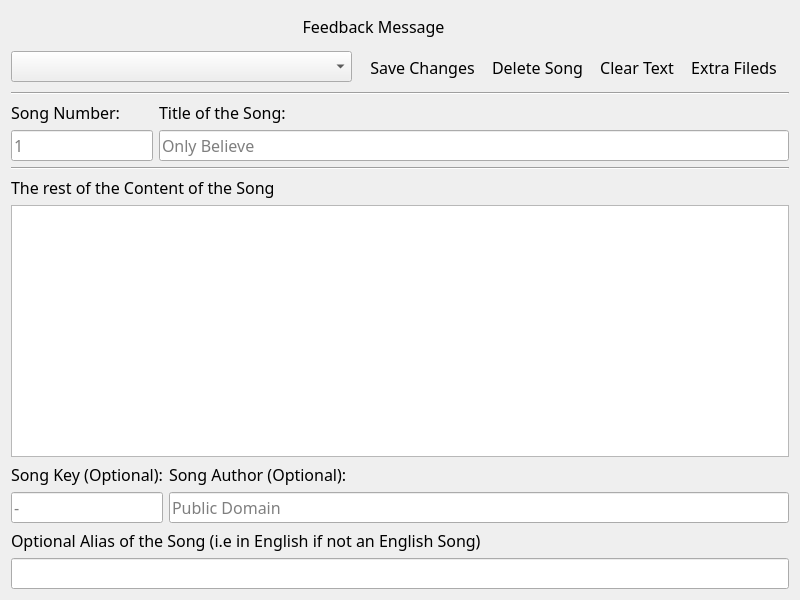
<?xml version="1.0" encoding="UTF-8"?>
<ui version="4.0">
 <class>AppEditor</class>
 <widget class="QDialog" name="AppEditor">
  <property name="geometry">
   <rect>
    <x>0</x>
    <y>0</y>
    <width>800</width>
    <height>600</height>
   </rect>
  </property>
  <property name="font">
   <font>
    <family>Trebuchet MS</family>
    <pointsize>12</pointsize>
   </font>
  </property>
  <property name="windowTitle">
   <string>Song Editor</string>
  </property>
  <property name="windowIcon">
   <iconset resource="icons/icons.qrc">
    <normaloff>:/icons/app_icon</normaloff>:/icons/app_icon</iconset>
  </property>
  <property name="sizeGripEnabled">
   <bool>false</bool>
  </property>
  <layout class="QVBoxLayout" name="MainLayout">
   <item>
    <layout class="QHBoxLayout" name="CentralWidget">
     <property name="bottomMargin">
      <number>0</number>
     </property>
     <item>
      <layout class="QVBoxLayout" name="MainPanel">
       <item>
        <layout class="QHBoxLayout" name="LayoutFeedback">
         <item>
          <widget class="QLabel" name="LblFeedback">
           <property name="sizePolicy">
            <sizepolicy hsizetype="Expanding" vsizetype="Preferred">
             <horstretch>0</horstretch>
             <verstretch>0</verstretch>
            </sizepolicy>
           </property>
           <property name="text">
            <string>Feedback Message</string>
           </property>
           <property name="alignment">
            <set>Qt::AlignCenter</set>
           </property>
          </widget>
         </item>
         <item>
          <widget class="QPushButton" name="BtnFeedback">
           <property name="sizePolicy">
            <sizepolicy hsizetype="Fixed" vsizetype="Fixed">
             <horstretch>0</horstretch>
             <verstretch>0</verstretch>
            </sizepolicy>
           </property>
           <property name="text">
            <string/>
           </property>
           <property name="icon">
            <iconset resource="icons/icons.qrc">
             <normaloff>:/icons/close</normaloff>:/icons/close</iconset>
           </property>
           <property name="flat">
            <bool>true</bool>
           </property>
          </widget>
         </item>
        </layout>
       </item>
       <item>
        <layout class="QHBoxLayout" name="horizontalLayout">
         <item>
          <widget class="QComboBox" name="CmbSongbooks"/>
         </item>
         <item>
          <widget class="QToolBar" name="ToolbarEditor">
           <property name="sizePolicy">
            <sizepolicy hsizetype="Preferred" vsizetype="Fixed">
             <horstretch>0</horstretch>
             <verstretch>0</verstretch>
            </sizepolicy>
           </property>
           <property name="windowTitle">
            <string notr="true">toolBar1</string>
           </property>
           <property name="toolButtonStyle">
            <enum>Qt::ToolButtonTextBesideIcon</enum>
           </property>
           <addaction name="actionSave"/>
           <addaction name="actionDelete"/>
           <addaction name="actionClear"/>
           <addaction name="actionExtra"/>
          </widget>
         </item>
        </layout>
       </item>
       <item>
        <widget class="Line" name="line">
         <property name="orientation">
          <enum>Qt::Horizontal</enum>
         </property>
        </widget>
       </item>
       <item>
        <layout class="QHBoxLayout" name="HLayout_2">
         <item>
          <layout class="QVBoxLayout" name="verticalLayout">
           <item>
            <widget class="QLabel" name="LblNumber">
             <property name="font">
              <font>
               <pointsize>12</pointsize>
              </font>
             </property>
             <property name="text">
              <string>Song Number:</string>
             </property>
            </widget>
           </item>
           <item>
            <widget class="QLineEdit" name="TxtNumber">
             <property name="sizePolicy">
              <sizepolicy hsizetype="Minimum" vsizetype="Fixed">
               <horstretch>0</horstretch>
               <verstretch>0</verstretch>
              </sizepolicy>
             </property>
             <property name="minimumSize">
              <size>
               <width>100</width>
               <height>0</height>
              </size>
             </property>
             <property name="inputMethodHints">
              <set>Qt::ImhDigitsOnly</set>
             </property>
             <property name="text">
              <string/>
             </property>
             <property name="placeholderText">
              <string>1</string>
             </property>
            </widget>
           </item>
          </layout>
         </item>
         <item>
          <layout class="QVBoxLayout" name="LayoutTitle">
           <item>
            <widget class="QLabel" name="LblTitle">
             <property name="font">
              <font>
               <pointsize>12</pointsize>
              </font>
             </property>
             <property name="text">
              <string>Title of the Song:</string>
             </property>
            </widget>
           </item>
           <item>
            <widget class="QLineEdit" name="TxtTitle">
             <property name="sizePolicy">
              <sizepolicy hsizetype="Expanding" vsizetype="Fixed">
               <horstretch>0</horstretch>
               <verstretch>0</verstretch>
              </sizepolicy>
             </property>
             <property name="placeholderText">
              <string>Only Believe</string>
             </property>
            </widget>
           </item>
          </layout>
         </item>
        </layout>
       </item>
       <item>
        <widget class="Line" name="line_2">
         <property name="orientation">
          <enum>Qt::Horizontal</enum>
         </property>
        </widget>
       </item>
       <item>
        <widget class="QLabel" name="LblContent">
         <property name="font">
          <font>
           <pointsize>12</pointsize>
          </font>
         </property>
         <property name="text">
          <string>The rest of the Content of the Song</string>
         </property>
        </widget>
       </item>
       <item>
        <widget class="QPlainTextEdit" name="TxtContent">
         <property name="sizePolicy">
          <sizepolicy hsizetype="Expanding" vsizetype="Expanding">
           <horstretch>0</horstretch>
           <verstretch>0</verstretch>
          </sizepolicy>
         </property>
         <property name="verticalScrollBarPolicy">
          <enum>Qt::ScrollBarAsNeeded</enum>
         </property>
         <property name="horizontalScrollBarPolicy">
          <enum>Qt::ScrollBarAlwaysOff</enum>
         </property>
         <property name="plainText">
          <string/>
         </property>
         <property name="placeholderText">
          <string/>
         </property>
        </widget>
       </item>
       <item>
        <layout class="QHBoxLayout" name="HLayout_3">
         <item>
          <layout class="QVBoxLayout" name="LayoutKey">
           <item>
            <widget class="QLabel" name="LblKey">
             <property name="font">
              <font>
               <pointsize>12</pointsize>
              </font>
             </property>
             <property name="text">
              <string>Song Key (Optional):</string>
             </property>
            </widget>
           </item>
           <item>
            <widget class="QLineEdit" name="TxtKey">
             <property name="sizePolicy">
              <sizepolicy hsizetype="Preferred" vsizetype="Fixed">
               <horstretch>0</horstretch>
               <verstretch>0</verstretch>
              </sizepolicy>
             </property>
             <property name="placeholderText">
              <string>-</string>
             </property>
            </widget>
           </item>
          </layout>
         </item>
         <item>
          <layout class="QVBoxLayout" name="LayoutAuthor">
           <item>
            <widget class="QLabel" name="LblAuthor">
             <property name="font">
              <font>
               <pointsize>12</pointsize>
              </font>
             </property>
             <property name="text">
              <string>Song Author (Optional):</string>
             </property>
            </widget>
           </item>
           <item>
            <widget class="QLineEdit" name="TxtAuthor">
             <property name="sizePolicy">
              <sizepolicy hsizetype="Expanding" vsizetype="Fixed">
               <horstretch>0</horstretch>
               <verstretch>0</verstretch>
              </sizepolicy>
             </property>
             <property name="placeholderText">
              <string>Public Domain</string>
             </property>
            </widget>
           </item>
          </layout>
         </item>
        </layout>
       </item>
       <item>
        <widget class="QLabel" name="LblAlias">
         <property name="font">
          <font>
           <pointsize>12</pointsize>
          </font>
         </property>
         <property name="text">
          <string>Optional Alias of the Song (i.e in English if not an English Song)</string>
         </property>
        </widget>
       </item>
       <item>
        <layout class="QHBoxLayout" name="HLayout_4">
         <item>
          <widget class="QLineEdit" name="TxtAlias">
           <property name="placeholderText">
            <string/>
           </property>
          </widget>
         </item>
        </layout>
       </item>
      </layout>
     </item>
    </layout>
   </item>
  </layout>
  <action name="actionSave">
   <property name="icon">
    <iconset resource="icons/icons.qrc">
     <normaloff>:/icons/check.png</normaloff>:/icons/check.png</iconset>
   </property>
   <property name="text">
    <string>Save Changes</string>
   </property>
   <property name="iconText">
    <string>Save Changes</string>
   </property>
   <property name="toolTip">
    <string>Save Changes</string>
   </property>
  </action>
  <action name="actionDelete">
   <property name="icon">
    <iconset resource="icons/icons.qrc">
     <normaloff>:/icons/delete.png</normaloff>:/icons/delete.png</iconset>
   </property>
   <property name="text">
    <string>Delete Song</string>
   </property>
  </action>
  <action name="actionClear">
   <property name="icon">
    <iconset resource="icons/icons.qrc">
     <normaloff>:/icons/cancel</normaloff>:/icons/cancel</iconset>
   </property>
   <property name="text">
    <string>Clear Text</string>
   </property>
  </action>
  <action name="actionExtra">
   <property name="icon">
    <iconset resource="images/images.qrc">
     <normaloff>:/Down_Black.png</normaloff>:/Down_Black.png</iconset>
   </property>
   <property name="text">
    <string>Extra Fileds</string>
   </property>
  </action>
 </widget>
 <resources>
  <include location="images/images.qrc"/>
  <include location="icons/icons.qrc"/>
 </resources>
 <connections/>
</ui>
